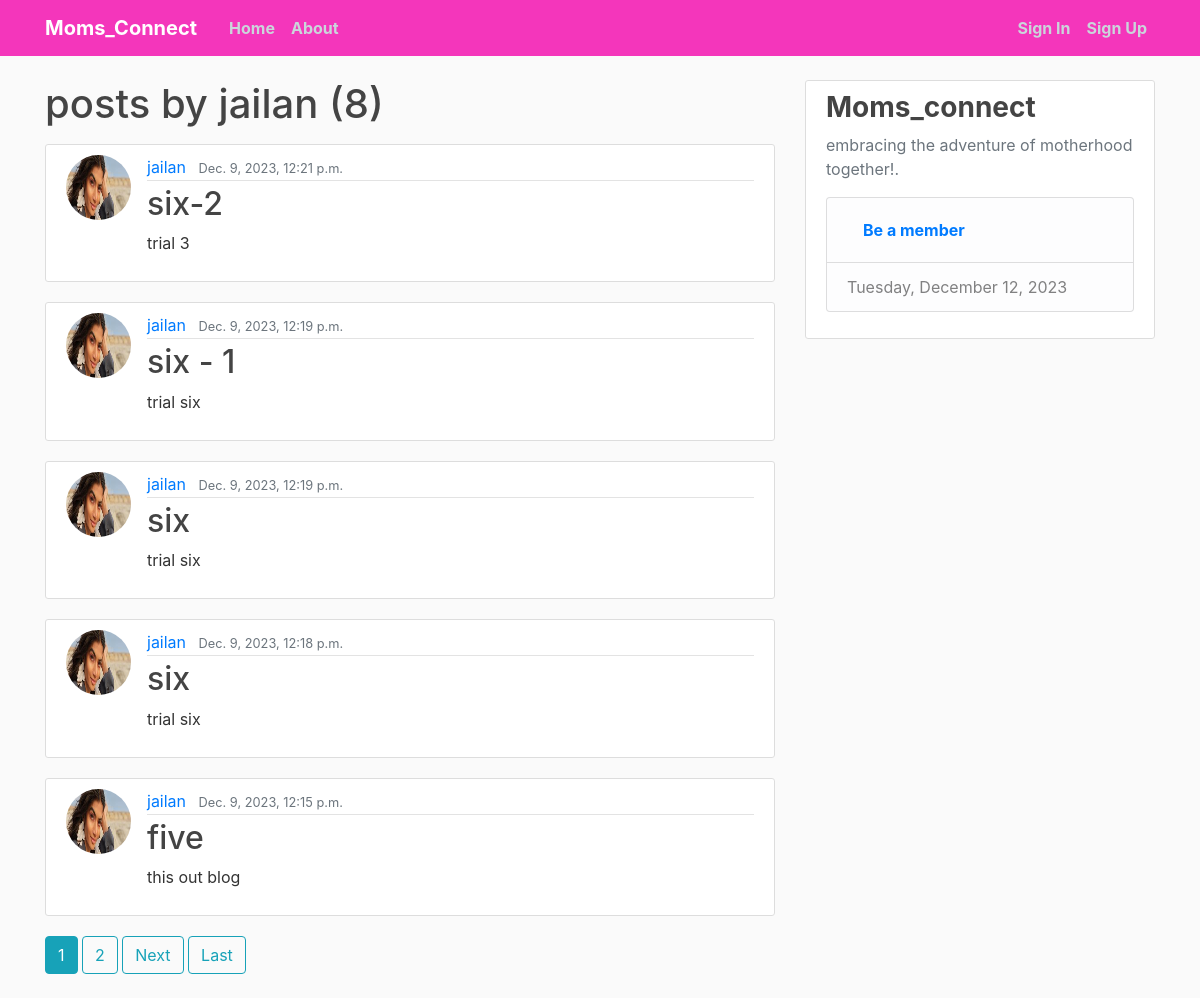
The app's page /user/jailan/, older data.
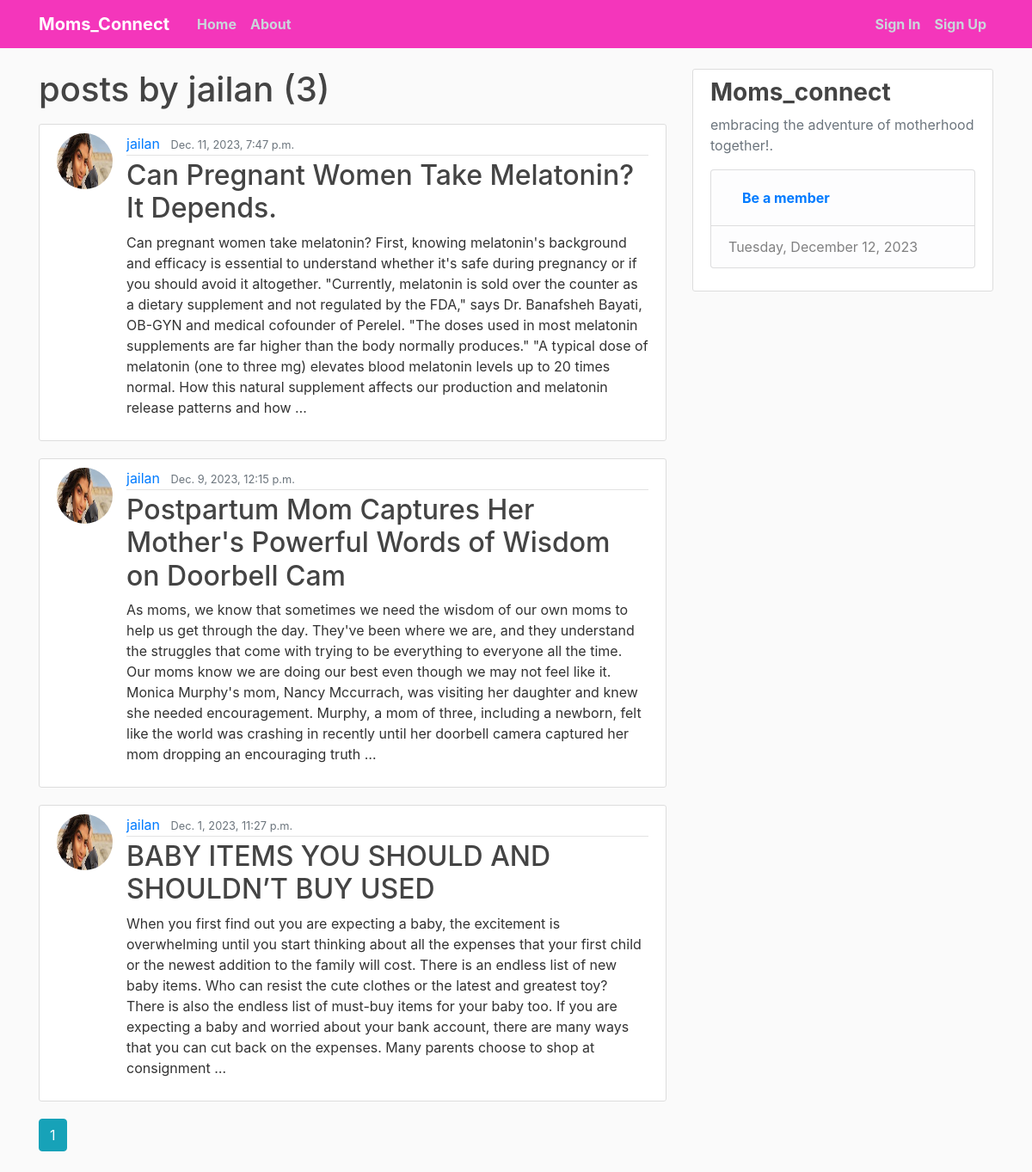
The same page, newer data.
### blog/models.py (models this page shows, shortened)
class Post(models.Model):
    title = models.CharField(max_length=200)
    content = models.TextField()
    date_posted = models.DateTimeField(default=timezone.now)
    author = models.ForeignKey(User, on_delete=models.CASCADE)

### users/models.py (models this page shows, shortened)
class Profile(models.Model):
    user = models.OneToOneField(User, on_delete=models.CASCADE)
    Bio = models.CharField(max_length=1000, blank=True)
    image = models.ImageField(default='default.jpg', upload_to='profile_photos')

### blog/views.py (the view)
# urls.py: path('user/<str:username>/', userPostListView.as_view(), name='blog-user-posts'),
class userPostListView(ListView):
    model = Post
    template_name = 'blog/user_posts.html'
    context_object_name = 'posts'
    paginate_by = 5
    def get_queryset(self):
        user = get_object_or_404(User, username=self.kwargs.get('username'))
        return Post.objects.filter(author=user).order_by('-date_posted')

### templates/blog/user_posts.html
{% extends "base.html" %}
{% block content %}
<h1 class="mb-3">posts by {{ view.kwargs.username }} ({{ page_obj.paginator.count }})</h1>
    {% for post in posts %}
    <article class="media content-section">
      <img class="rounded-circle article-img" src="{{ post.author.profile.image.url }}">
        <div class="media-body">
          <div class="article-metadata">
            <a class="mr-2" href="{% url 'blog-user-posts' post.author.username %}">{{ post.author }}</a>
            <small class="text-muted">{{ post.date_posted }}</small>
          </div>
          <h2><a class="article-title" href="{% url 'blog-post-detail' post.id %}">{{ post.title }}</a></h2>
          <p class="article-content">{{ post.content|truncatewords:100|safe}}</p>
        </div>
    </article>
    {% endfor %}
    {% for num in page_obj.paginator.page_range %}
        {% if page_obj.number == num %}
          <a class="btn btn-info mb-4" href="?page={{ num }}">{{ num }}</a>
        {% elif num > page_obj.number|add:'-3' and num < page_obj.number|add:'3' %}
          <a class="btn btn-outline-info mb-4" href="?page={{ num }}">{{ num }}</a>
        {% endif %}
      {% endfor %}
      {% if page_obj.has_next %}
        <a class="btn btn-outline-info mb-4" href="?page={{ page_obj.next_page_number }}">Next</a>
        <a class="btn btn-outline-info mb-4" href="?page={{ page_obj.paginator.num_pages }}">Last</a>
      {% endif %}
{% endblock content %}

Row changes from the older to the newer data that the page shows:
no longer on this page (row edited): Post: author.profile.image (picture), author "jailan", date_posted "Dec. 9, 2023, 12:21 p.m.", title "six-2", content "trial 3"
no longer on this page (row edited): Post: author.profile.image (picture), author "jailan", date_posted "Dec. 9, 2023, 12:19 p.m.", title "six - 1", content "trial six"
no longer on this page (row edited): Post: author.profile.image (picture), author "jailan", date_posted "Dec. 9, 2023, 12:19 p.m.", title "six", content "trial six"
no longer on this page (row edited): Post: author.profile.image (picture), author "jailan", date_posted "Dec. 9, 2023, 12:18 p.m.", title "six", content "trial six"
added Post: author.profile.image (picture), author "jailan", date_posted "Dec. 11, 2023, 7:47 p.m.", title "Can Pregnant Women Take Melatonin? It Depends.", content "Can pregnant women take melatonin? First, knowing melatonin's background and efficacy is essential to understand whether it's safe during pregnancy or if you should avoid it altogether. \"Currently, melatonin is sold over the counter as a dietary supplement and not regulated by the FDA,\" says Dr. Banafsheh Bayati, OB-GYN and medical cofounder of Perelel. \"The doses used in most melatonin supplements are far higher than the body normally produces.\" \"A typical dose of melatonin (one to three mg) elevates blood melatonin levels up to 20 times normal. How this natural supplement affects our production and melatonin release patterns and how …"
changed Post: title "five" → "Postpartum Mom Captures Her Mother's Powerful Words of Wisdom on Doorbell Cam"; content "this out blog" → "As moms, we know that sometimes we need the wisdom of our own moms to help us get through the day. They've been where we are, and they understand the struggles that come with trying to be everything to everyone all the time. Our moms know we are doing our best even though we may not feel like it. Monica Murphy's mom, Nancy Mccurrach, was visiting her daughter and knew she needed encouragement. Murphy, a mom of three, including a newborn, felt like the world was crashing in recently until her doorbell camera captured her mom dropping an encouraging truth …"
now on this page (row edited): Post: author.profile.image (picture), author "jailan", date_posted "Dec. 1, 2023, 11:27 p.m.", title "BABY ITEMS YOU SHOULD AND SHOULDN’T BUY USED", content "When you first find out you are expecting a baby, the excitement is overwhelming until you start thinking about all the expenses that your first child or the newest addition to the family will cost. There is an endless list of new baby items. Who can resist the cute clothes or the latest and greatest toy? There is also the endless list of must-buy items for your baby too. If you are expecting a baby and worried about your bank account, there are many ways that you can cut back on the expenses. Many parents choose to shop at consignment …"
Text that changed along with them:
{{ page_obj.paginator.count }}: "8" → "3"
list line gone: "2"
text no longer shown: "Next Last"
